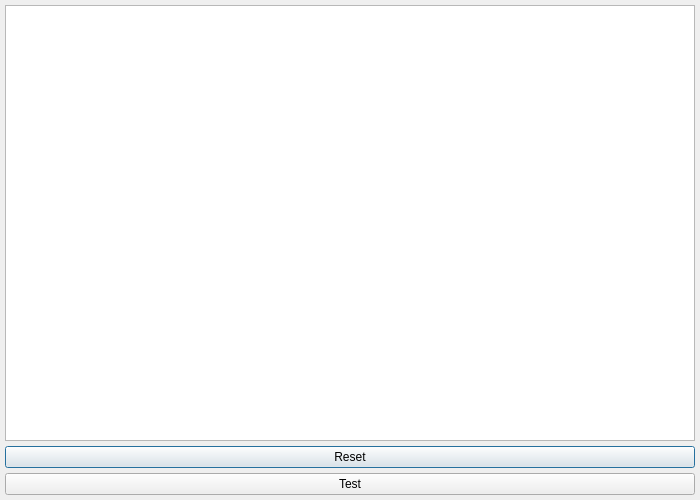
<?xml version="1.0" encoding="UTF-8"?>
<ui version="4.0">
 <class>q_dialog</class>
 <widget class="QDialog" name="q_dialog">
  <property name="geometry">
   <rect>
    <x>0</x>
    <y>0</y>
    <width>700</width>
    <height>500</height>
   </rect>
  </property>
  <property name="windowTitle">
   <string>Form</string>
  </property>
  <layout class="QGridLayout" name="gridLayout">
   <property name="leftMargin">
    <number>5</number>
   </property>
   <property name="topMargin">
    <number>5</number>
   </property>
   <property name="rightMargin">
    <number>5</number>
   </property>
   <property name="bottomMargin">
    <number>5</number>
   </property>
   <property name="spacing">
    <number>5</number>
   </property>
   <item row="1" column="0">
    <layout class="QVBoxLayout" name="verticalLayout">
     <item>
      <widget class="QTableWidget" name="tableWidget"/>
     </item>
    </layout>
   </item>
   <item row="2" column="0">
    <widget class="QPushButton" name="resetButton">
     <property name="text">
      <string>Reset</string>
     </property>
    </widget>
   </item>
   <item row="3" column="0">
    <widget class="QPushButton" name="testButton">
     <property name="text">
      <string>Test</string>
     </property>
    </widget>
   </item>
  </layout>
 </widget>
 <resources/>
 <connections/>
</ui>
